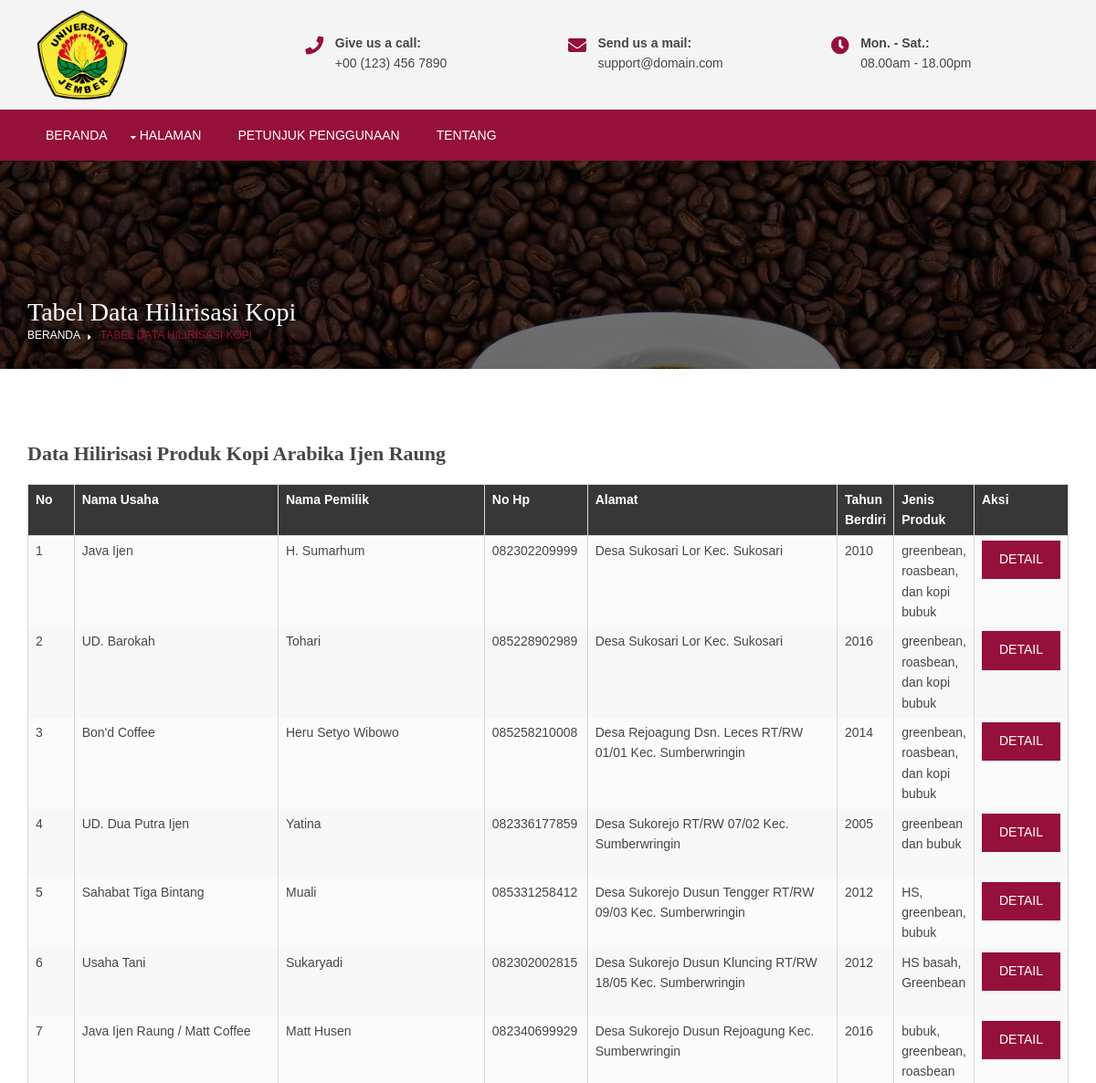
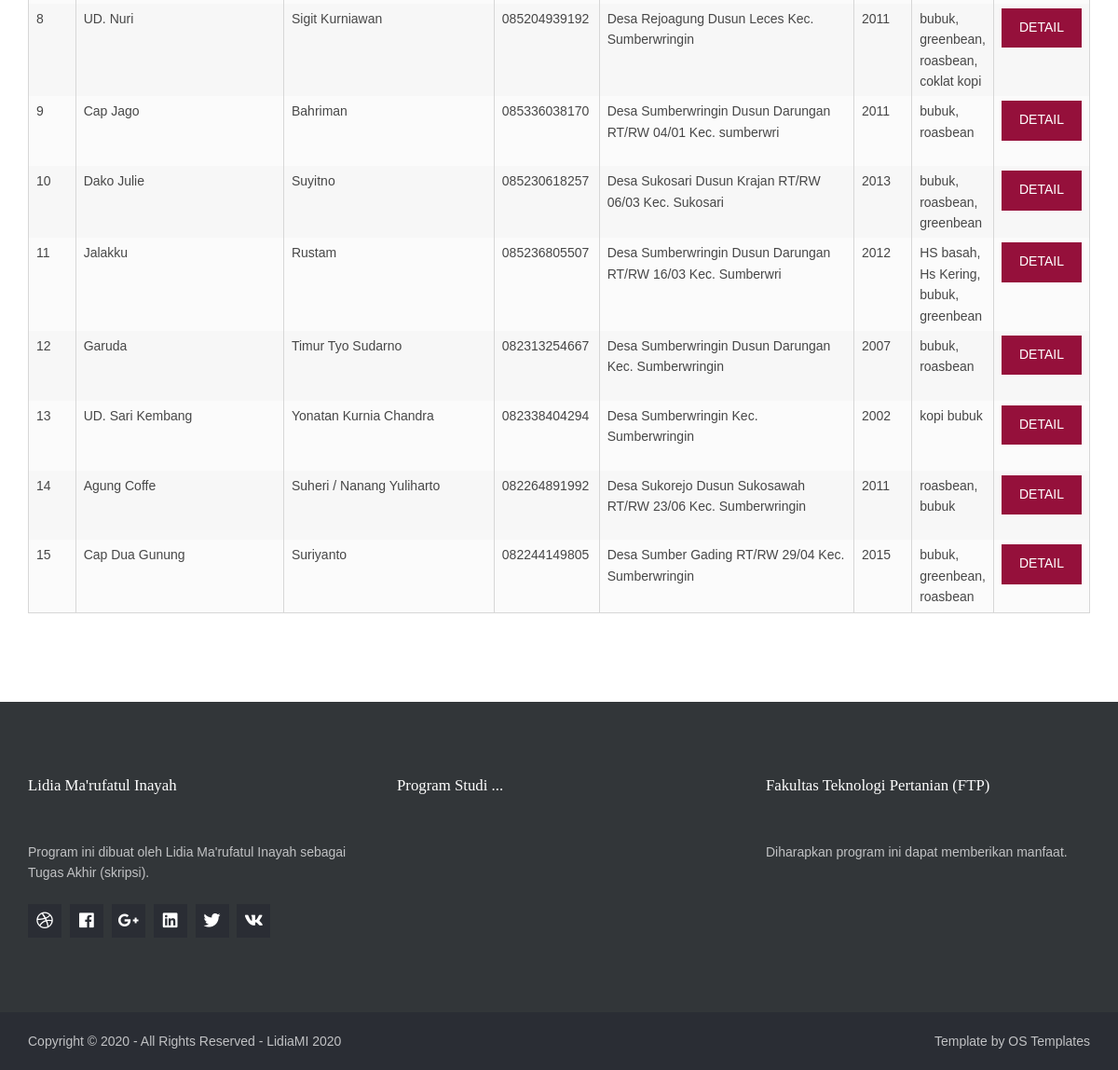
The app's page /data.php with its own data (2 pictures, top to bottom).
### tables this page shows
CREATE TABLE `kopi` (
  `id_perusahaan` int(11) NOT NULL,
  `nama_usaha` varchar(30) NOT NULL,
  `nama_pemilik` varchar(30) NOT NULL,
  `alamat` varchar(60) NOT NULL,
  `no_hp` varchar(15) NOT NULL,
  `tahun_berdiri` varchar(4) NOT NULL,
  `jenis_produk` varchar(50) NOT NULL,
  `wilayah_pemasaran` varchar(60) NOT NULL,
  `lat` float NOT NULL,
  `lng` float NOT NULL
);

### ambildata.php (called while the page is built)
<?php
include "koneksi.php";
$sql = "SELECT * FROM kopi";
$result = $conn->query($sql);
if ($result->num_rows > 0) {
	$posts = array();
	while ($row = $result->fetch_assoc()) {
		$posts[] = $row;
	}
	$data = $posts;
} else {
	$data = null;
}

### data.php (the view, shortened to what this page needs)
<?php
include_once "header.php";
include_once "ambildata.php";
?>
<div class="wrapper bgded overlay" style="background-image:url('images/kopi2.jpg');">
	<div id="breadcrumb" class="hoc clear">
		<h6 class="heading">Tabel Data Hilirisasi Kopi</h6>
		<ul>
			<li><a href="index.php">Beranda</a></li>
			<li><a href="#">Tabel Data Hilirisasi Kopi</a></li>
		</ul>
	</div>
</div>
<div class="wrapper row3">
	<main class="hoc container clear">
		<div class="content">
			<div class="row">
				<div class="col-md-12">
					<div class="panel panel-info panel-dashboard">
						<div class="panel-heading centered">
							<h2 class="panel-title"><strong>Data Hilirisasi Produk Kopi Arabika Ijen Raung </strong></h2>
						</div>
						<div class="panel-body">
							<table class="table table-bordered table-striped table-admin">
								<thead>
									<tr>
										<th width="5%">No</th>
										<th width="25%">Nama Usaha</th>
										<th width="25%">Nama Pemilik</th>
										<th width="10%">No Hp</th>
										<th width="30%">Alamat</th>
										<th width="10%">Tahun Berdiri</th>
										<th width="30%">Jenis Produk</th>
										<th width="25%">Aksi</th>
									</tr>
								</thead>
								<tbody>
									<?php
									$no = 1;
									if ($data != null) {
										foreach ($data as $item) {
									?>
											<tr>
												<td><?php echo $no; ?></td>
												<td><?php echo $item['nama_usaha']; ?></td>
												<td><?php echo $item['nama_pemilik']; ?></td>
												<td><?php echo $item['no_hp']; ?></td>
												<td><?php echo $item['alamat']; ?></td>
												<td><?php echo $item['tahun_berdiri']; ?></td>
												<td><?php echo $item['jenis_produk']; ?></td>
												<td class="ctr">
													<div class="btn-group">
														<a href="detail.php?id=<?php echo $item['id_perusahaan']; ?>" rel="tooltip" data-original-title="Lihat File" data-placement="top" class="btn btn-primary">
															Detail</a>&nbsp;
													</div>
												</td>
											</tr>
									<?php $no++;
										}
									} else {
										echo "data tidak ada.";
									} ?>
								</tbody>
							</table>
						</div>
					</div>
				</div>
			</div>
		</div>
	</main>
</div>
<?php include_once "footer.php" ?>

### header.php (shortened to what this page needs)
<!DOCTYPE html>
<html lang="">
<?php
$page = $GLOBALS['page'];
?>
<head>
    <link href="layout/styles/layout.css" rel="stylesheet" type="text/css" media="all">
</head>
<body id="top">
    <div class="wrapper row0">
        <header id="header" class="hoc clear" style="padding: 10px;">
            <div id="logo" class="one_quarter first">
                <img src="images/logo-unej.png" alt="logo-unej" style="height: 100px;">
            </div>
            <div class="three_quarter">
                <ul class="nospace clear" style="margin-top: 30px;">
                    <li class="one_third first">
                        <div class="block clear"><a href="#"><i class="fas fa-phone"></i></a> <span><strong>Give us a call:</strong> +00 (123) 456 7890</span></div>
                    </li>
                    <li class="one_third">
                        <div class="block clear"><a href="#"><i class="fas fa-envelope"></i></a> <span><strong>Send us a mail:</strong> support@domain.com</span></div>
                    </li>
                    <li class="one_third">
                        <div class="block clear"><a href="#"><i class="fas fa-clock"></i></a> <span><strong> Mon. - Sat.:</strong> 08.00am - 18.00pm</span></div>
                    </li>
                </ul>
            </div>
        </header>
    </div>
    <div class="wrapper row1">
        <section class="hoc clear">
            <nav id="mainav">
                <ul class="clear">
                    <li <?php if ($page == "beranda") {
                        ?> class="active" <?php } ?>><a href="index.php">Beranda</a></li>
                    <li><a class="drop" href="#">Halaman</a>
                    </li>
                    <li <?php if ($page == "petunjuk") {
                        ?> class="active" <?php } ?>><a href="petunjuk.php">Petunjuk Penggunaan</a></li>
                    <li <?php if ($page == "tentang") {
                        ?> class="active" <?php } ?>><a href="tentang.php">Tentang</a></li>
                </ul>
            </nav>
        </section>
    </div>
</body>
</html>

### footer.php (shortened to what this page needs)
<div class="wrapper row4">
	<footer id="footer" class="hoc clear">
		<div class="one_third first">
			<h6 class="heading">Lidia Ma'rufatul Inayah</h6>
			<p>Program ini dibuat oleh Lidia Ma'rufatul Inayah sebagai Tugas Akhir (skripsi).</p>
			<ul class="faico clear">
				<li><a class="faicon-dribble" href="#"><i class="fab fa-dribbble"></i></a></li>
				<li><a class="faicon-facebook" href="#"><i class="fab fa-facebook"></i></a></li>
				<li><a class="faicon-google-plus" href="#"><i class="fab fa-google-plus-g"></i></a></li>
				<li><a class="faicon-linkedin" href="#"><i class="fab fa-linkedin"></i></a></li>
				<li><a class="faicon-twitter" href="#"><i class="fab fa-twitter"></i></a></li>
				<li><a class="faicon-vk" href="#"><i class="fab fa-vk"></i></a></li>
			</ul>
		</div>
		<div class="one_third">
			<h6 class="heading">Program Studi ...</h6>
		</div>
		<div class="one_third">
			<h6 class="heading">Fakultas Teknologi Pertanian (FTP)</h6>
			<p class="nospace btmspace-15">Diharapkan program ini dapat memberikan manfaat.</p>
		</div>
	</footer>
</div>
<div class="wrapper row5">
	<div id="copyright" class="hoc clear">
		<p class="fl_left">Copyright &copy; 2020 - All Rights Reserved - <a href="#">LidiaMI 2020</a></p>
		<p class="fl_right">Template by <a target="_blank" href="https://www.os-templates.com/" title="Free Website Templates">OS Templates</a></p>
	</div>
</div>

### layout/styles/layout.css (style rules this page uses)
#header { padding:50px 0; }
#header #logo * { margin:0; padding:0; line-height:1; }
#header ul li div { position:relative; min-height:30px; padding:0 0 0 35px; line-height:1; }
#header ul li div i { position:absolute; top:0; left:0; width:25px; height:23px; font-size:20px; text-align:center; }
#header ul li div span { display:block; }
#header ul li div strong { display:block; margin:0 0 8px 0; }
#header div:last-child { margin-bottom:0; }
.container { padding:80px 0; }
#footer { padding:80px 0; }
#footer .heading { margin-bottom:50px; font-size:1.2rem; }
#copyright { padding:20px 0; }
#copyright * { margin:0; padding:0; }
*, *::before, *::after { transition:all .3s ease-in-out; }
nav ul, nav ol { margin:0; padding:0; list-style:none; }
#mainav, #breadcrumb, .sidebar nav { line-height:normal; }
#mainav .drop::after, #mainav li li .drop::after, #breadcrumb li a::after, .sidebar nav a::after { position:absolute; font-family:"Font Awesome\ 5 Free"; font-weight:900; font-size:10px; line-height:10px; }
#mainav { display:block; float:left; }
#mainav ul { text-transform:uppercase; }
#mainav li { display:block; float:left; position:relative; margin:0; padding:0; }
#mainav li:last-child { margin-right:0; }
#mainav li a { display:block; padding:20px; }
#mainav .drop { padding-left:15px; }
#mainav .drop::after, #mainav li li .drop::after { content:"\f0d7"; }
#mainav .drop::after { top:25px; left:5px; }
#breadcrumb { padding:150px 0 30px; }
#breadcrumb ul { margin:0; padding:0; list-style:none; text-transform:uppercase; }
#breadcrumb li { display:inline-block; margin:0 6px 0 0; padding:0; }
#breadcrumb li a { display:block; position:relative; margin:0; padding:0 12px 0 0; font-size:12px; }
#breadcrumb li a::after { top:4px; right:0; content:"\f0da"; }
#breadcrumb li:last-child a { margin:0; padding:0; }
#breadcrumb li:last-child a::after { display:none; }
#breadcrumb .heading { margin:0; font-size:2rem; }
table, th, td { border:1px solid; border-collapse:collapse; vertical-align:top; }
table, th { table-layout:auto; }
table { width:100%; margin-bottom:15px; }
th, td { padding:5px 8px; }
td { border-width:0 1px; }
.faico { margin:0; padding:0; list-style:none; }
.faico li { display:inline-block; margin:8px 5px 0 0; padding:0; line-height:normal; }
.faico li:last-child { margin-right:0; }
.faico a { display:inline-block; width:36px; height:36px; line-height:36px; font-size:18px; text-align:center; }
.faico a { color:#FFFFFF; background-color:#2A2D34; }
body { color:#474747; background-color:#FFFFFF; }
a { color:#95103B; }
.overlay { color:#FFFFFF; background-color:inherit; }
.overlay::after { color:inherit; background-color:rgba(0,0,0,.55); }
.btn, .btn.inverse:hover { color:#FFFFFF; background-color:#95103B; border-color:#95103B; }
.row0 { color:#474747; background-color:#F4F4F4; }
.row1, .row1 a { color:#FFFFFF; background-color:#95103B; }
.row3 { color:#474747; background-color:#FFFFFF; }
.row4 { color:#C1C2C4; background-color:#323639; }
.row5, .row5 a { color:#C1C2C4; background-color:#2A2D34; }
#footer .heading { color:#FFFFFF; }
#mainav li a { color:inherit; }
#breadcrumb a { color:inherit; background-color:inherit; }
#breadcrumb li:last-child a { color:#95103B; }
table, th, td, #comments .avatar, #comments input, #comments textarea { border-color:#D7D7D7; }
th { color:#FFFFFF; background-color:#373737; }
tr, #comments li, #comments input[type="submit"], #comments input[type="reset"] { color:inherit; background-color:#FBFBFB; }
tr:nth-child(even), #comments li:nth-child(even) { color:inherit; background-color:#F7F7F7; }
table a, #comments a { background-color:inherit; }
@media screen and (min-width:1140px) { .hoc { max-width:1140px; } }

### records on screen
kopi: nama_usaha "Java Ijen", nama_pemilik "H. Sumarhum", no_hp "082302209999", alamat "Desa Sukosari Lor Kec. Sukosari", tahun_berdiri "2010", jenis_produk "greenbean, roasbean, dan kopi bubuk"
kopi: nama_usaha "UD. Barokah", nama_pemilik "Tohari", no_hp "085228902989", alamat "Desa Sukosari Lor Kec. Sukosari", tahun_berdiri "2016", jenis_produk "greenbean, roasbean, dan kopi bubuk"
kopi: nama_usaha "Bon'd Coffee", nama_pemilik "Heru Setyo Wibowo", no_hp "085258210008", alamat "Desa Rejoagung Dsn. Leces RT/RW 01/01 Kec. Sumberwringin", tahun_berdiri "2014", jenis_produk "greenbean, roasbean, dan kopi bubuk"
kopi: nama_usaha "UD. Dua Putra Ijen", nama_pemilik "Yatina", no_hp "082336177859", alamat "Desa Sukorejo RT/RW 07/02 Kec. Sumberwringin", tahun_berdiri "2005", jenis_produk "greenbean dan bubuk"
kopi: nama_usaha "Sahabat Tiga Bintang", nama_pemilik "Muali", no_hp "085331258412", alamat "Desa Sukorejo Dusun Tengger RT/RW 09/03 Kec. Sumberwringin", tahun_berdiri "2012", jenis_produk "HS, greenbean, bubuk"
kopi: nama_usaha "Usaha Tani", nama_pemilik "Sukaryadi", no_hp "082302002815", alamat "Desa Sukorejo Dusun Kluncing RT/RW 18/05 Kec. Sumberwringin", tahun_berdiri "2012", jenis_produk "HS basah, Greenbean"
kopi: nama_usaha "Java Ijen Raung / Matt Coffee", nama_pemilik "Matt Husen", no_hp "082340699929", alamat "Desa Sukorejo Dusun Rejoagung Kec. Sumberwringin", tahun_berdiri "2016", jenis_produk "bubuk, greenbean, roasbean"
kopi: nama_usaha "UD. Nuri", nama_pemilik "Sigit Kurniawan", no_hp "085204939192", alamat "Desa Rejoagung Dusun Leces Kec. Sumberwringin", tahun_berdiri "2011", jenis_produk "bubuk, greenbean, roasbean, coklat kopi"
kopi: nama_usaha "Cap Jago", nama_pemilik "Bahriman", no_hp "085336038170", alamat "Desa Sumberwringin Dusun Darungan RT/RW 04/01 Kec. sumberwri", tahun_berdiri "2011", jenis_produk "bubuk, roasbean"
kopi: nama_usaha "Dako Julie", nama_pemilik "Suyitno", no_hp "085230618257", alamat "Desa Sukosari Dusun Krajan RT/RW 06/03 Kec. Sukosari", tahun_berdiri "2013", jenis_produk "bubuk, roasbean, greenbean"
kopi: nama_usaha "Jalakku", nama_pemilik "Rustam", no_hp "085236805507", alamat "Desa Sumberwringin Dusun Darungan RT/RW 16/03 Kec. Sumberwri", tahun_berdiri "2012", jenis_produk "HS basah, Hs Kering, bubuk, greenbean"
kopi: nama_usaha "Garuda", nama_pemilik "Timur Tyo Sudarno", no_hp "082313254667", alamat "Desa Sumberwringin Dusun Darungan Kec. Sumberwringin", tahun_berdiri "2007", jenis_produk "bubuk, roasbean"
kopi: nama_usaha "UD. Sari Kembang", nama_pemilik "Yonatan Kurnia Chandra", no_hp "082338404294", alamat "Desa Sumberwringin Kec. Sumberwringin", tahun_berdiri "2002", jenis_produk "kopi bubuk"
kopi: nama_usaha "Agung Coffe", nama_pemilik "Suheri / Nanang Yuliharto", no_hp "082264891992", alamat "Desa Sukorejo Dusun Sukosawah RT/RW 23/06 Kec. Sumberwringin", tahun_berdiri "2011", jenis_produk "roasbean, bubuk"
kopi: nama_usaha "Cap Dua Gunung", nama_pemilik "Suriyanto", no_hp "082244149805", alamat "Desa Sumber Gading RT/RW 29/04 Kec. Sumberwringin", tahun_berdiri "2015", jenis_produk "bubuk, greenbean, roasbean"
